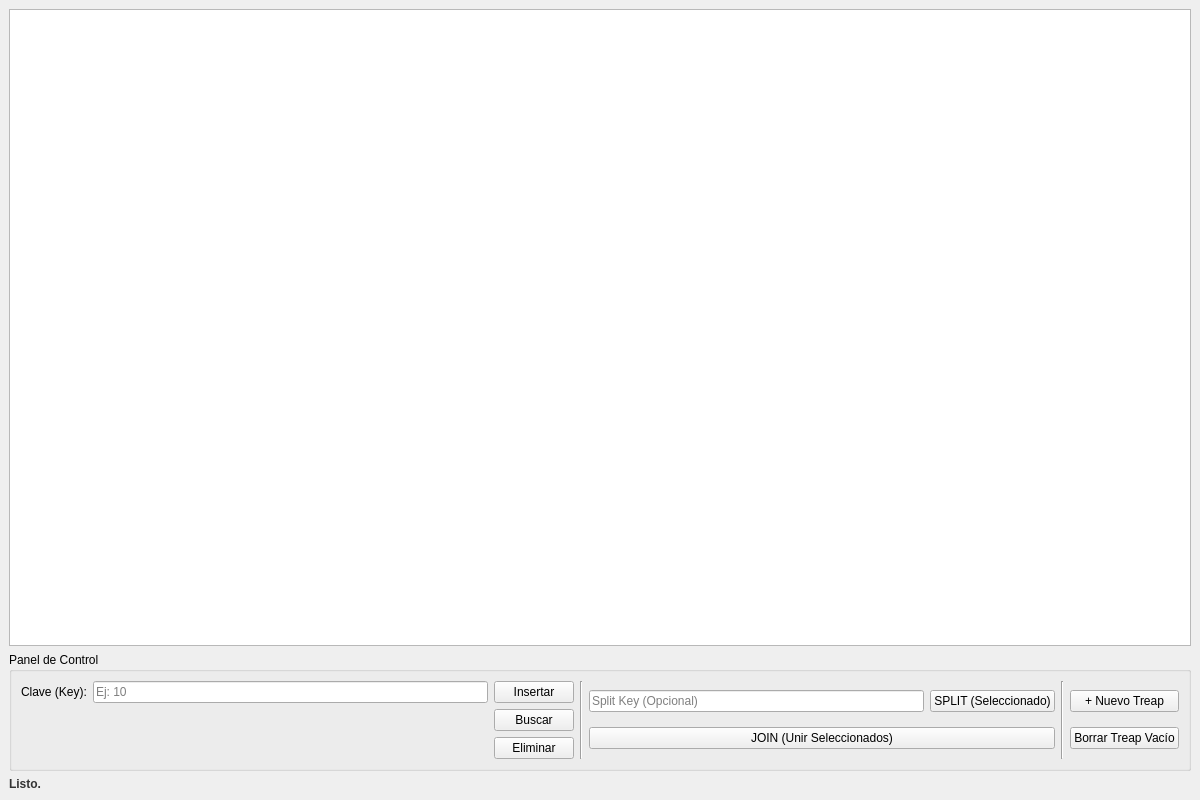
<?xml version="1.0" encoding="UTF-8"?>
<ui version="4.0">
 <class>MainWindow</class>
 <widget class="QMainWindow" name="MainWindow">
  <property name="geometry">
   <rect>
    <x>0</x>
    <y>0</y>
    <width>1200</width>
    <height>800</height>
   </rect>
  </property>
  <property name="windowTitle">
   <string>Treap Visual Fusion</string>
  </property>
  <widget class="QWidget" name="centralwidget">
   <layout class="QVBoxLayout" name="verticalLayout">
    <item>
     <widget class="ZoomGraphicsView" name="graphicsView">
      <property name="renderHints">
       <set>QPainter::Antialiasing|QPainter::SmoothPixmapTransform|QPainter::TextAntialiasing</set>
      </property>
      <property name="dragMode">
       <enum>QGraphicsView::ScrollHandDrag</enum>
      </property>
     </widget>
    </item>
    <item>
     <widget class="QGroupBox" name="controlPanel">
      <property name="maximumSize">
       <size>
        <width>16777215</width>
        <height>120</height>
       </size>
      </property>
      <property name="title">
       <string>Panel de Control</string>
      </property>
      <layout class="QHBoxLayout" name="horizontalLayout">
       <item>
        <layout class="QFormLayout" name="formLayout">
         <item row="0" column="0">
          <widget class="QLabel" name="labelKey">
           <property name="text">
            <string>Clave (Key):</string>
           </property>
          </widget>
         </item>
         <item row="0" column="1">
          <widget class="QLineEdit" name="keyLineEdit">
           <property name="placeholderText">
            <string>Ej: 10</string>
           </property>
          </widget>
         </item>
        </layout>
       </item>
       <item>
        <layout class="QVBoxLayout" name="verticalLayoutBtns">
         <item>
          <widget class="QPushButton" name="insertButton">
           <property name="text">
            <string>Insertar</string>
           </property>
          </widget>
         </item>
         <item>
          <widget class="QPushButton" name="searchButton">
           <property name="text">
            <string>Buscar</string>
           </property>
          </widget>
         </item>
         <item>
          <widget class="QPushButton" name="deleteButton">
           <property name="text">
            <string>Eliminar</string>
           </property>
          </widget>
         </item>
        </layout>
       </item>
       <item>
        <widget class="Line" name="line">
         <property name="orientation">
          <enum>Qt::Vertical</enum>
         </property>
        </widget>
       </item>
       <item>
        <layout class="QVBoxLayout" name="verticalLayoutAdv">
         <item>
          <layout class="QHBoxLayout" name="horizontalLayoutSplit">
           <item>
            <widget class="QLineEdit" name="splitKeyLineEdit">
             <property name="placeholderText">
              <string>Split Key (Opcional)</string>
             </property>
            </widget>
           </item>
           <item>
            <widget class="QPushButton" name="splitButton">
             <property name="text">
              <string>SPLIT (Seleccionado)</string>
             </property>
            </widget>
           </item>
          </layout>
         </item>
         <item>
          <widget class="QPushButton" name="joinButton">
           <property name="text">
            <string>JOIN (Unir Seleccionados)</string>
           </property>
          </widget>
         </item>
        </layout>
       </item>
       <item>
        <widget class="Line" name="line_2">
         <property name="orientation">
          <enum>Qt::Vertical</enum>
         </property>
        </widget>
       </item>
       <item>
        <layout class="QVBoxLayout" name="verticalLayoutMeta">
         <item>
          <widget class="QPushButton" name="createTreapButton">
           <property name="text">
            <string>+ Nuevo Treap</string>
           </property>
          </widget>
         </item>
         <item>
          <widget class="QPushButton" name="deleteTreapButton">
           <property name="text">
            <string>Borrar Treap Vacío</string>
           </property>
          </widget>
         </item>
        </layout>
       </item>
      </layout>
     </widget>
    </item>
    <item>
     <widget class="QLabel" name="statusLabel">
      <property name="text">
       <string>Listo.</string>
      </property>
      <property name="styleSheet">
       <string>font-weight: bold; color: #333;</string>
      </property>
     </widget>
    </item>
   </layout>
  </widget>
 </widget>
 <customwidgets>
  <customwidget>
   <class>ZoomGraphicsView</class>
   <extends>QGraphicsView</extends>
   <header>ZoomGraphicsView.h</header>
  </customwidget>
 </customwidgets>
 <resources/>
 <connections/>
</ui>
